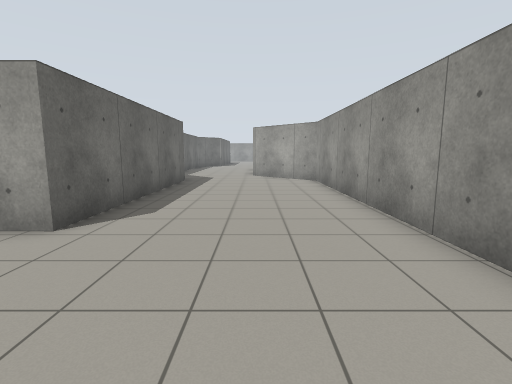
view 1 (above)

21 first-person views from a walk through a world built for the Gazebo simulator. The camera is 1.2 m above the floor, tilts 8° down and sees 85° across. The floor is counted in squares, 1 m on a side. Each view is taken from the middle of a square. On the plan, view 1 faces up. The plan holds only what a view shows up to about 12 squares ahead; the rest is blank. The place goes on beyond the plan.

view 2
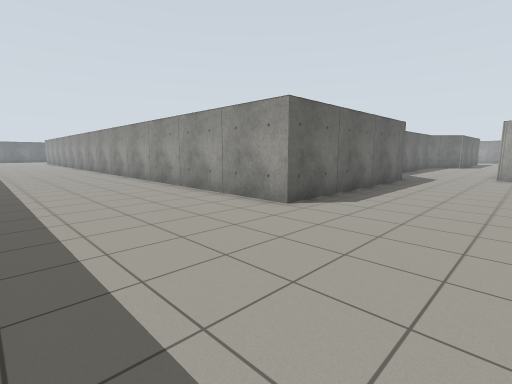

view 3
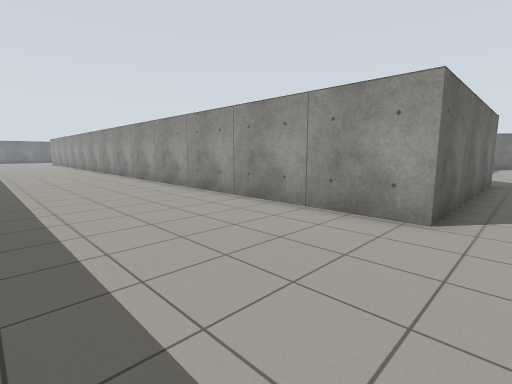

view 4
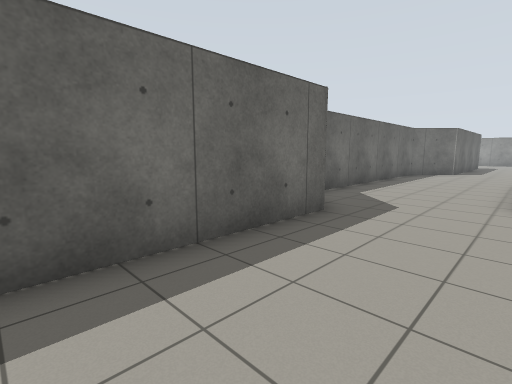

view 5
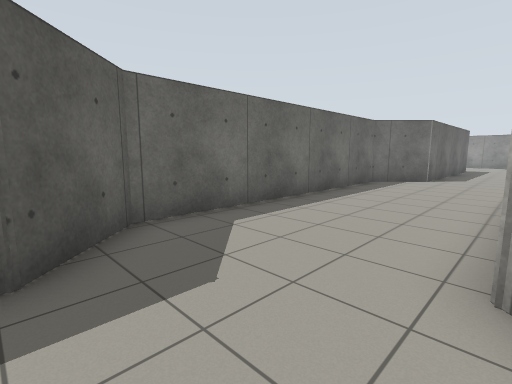

view 6
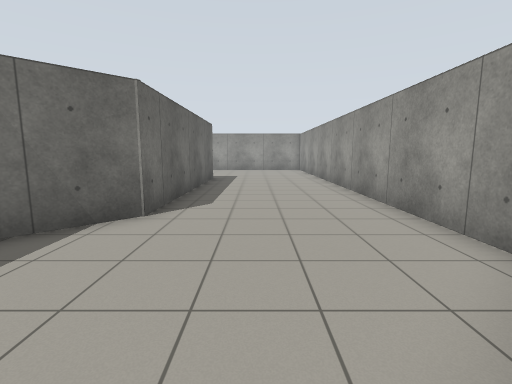

view 7
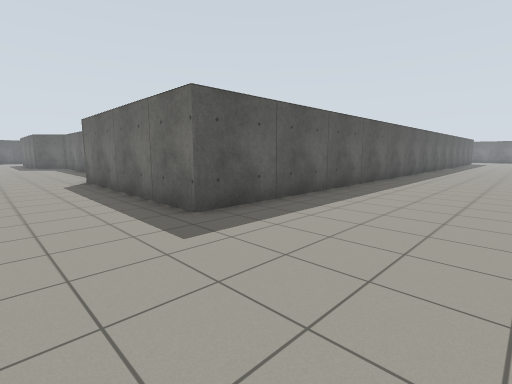

view 8
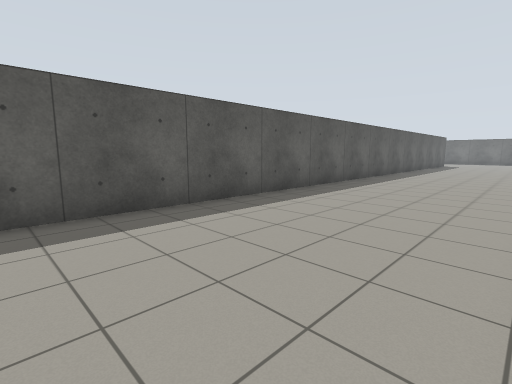

view 9
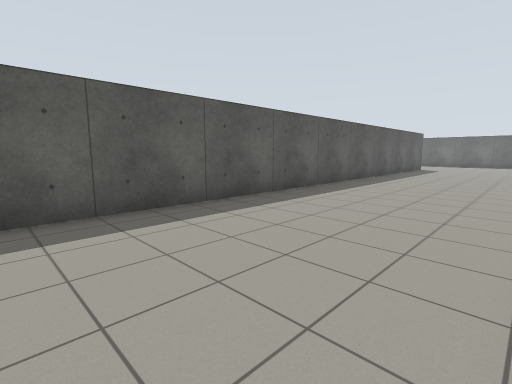

view 10
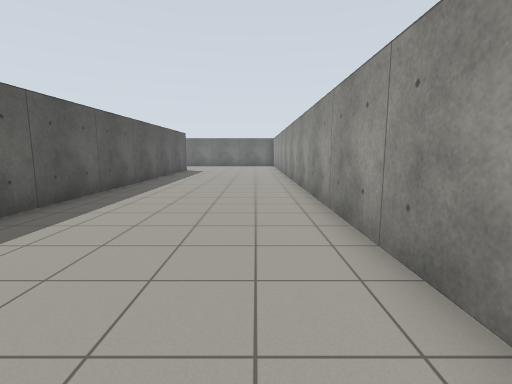

view 11
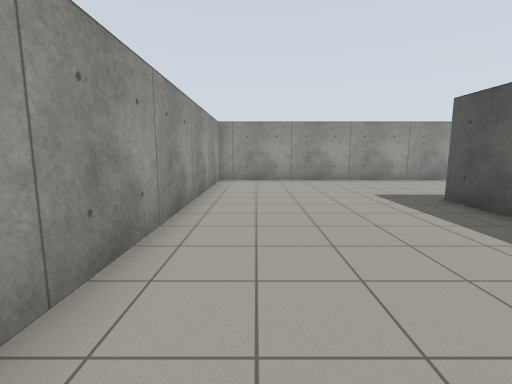

view 12
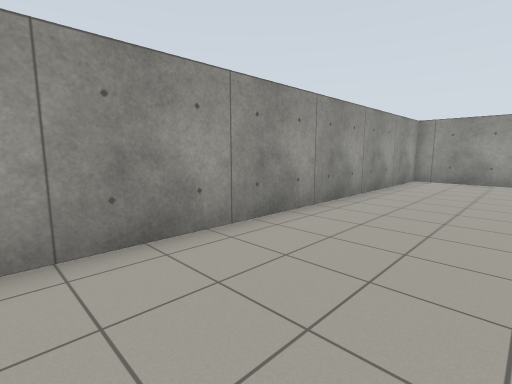

view 13
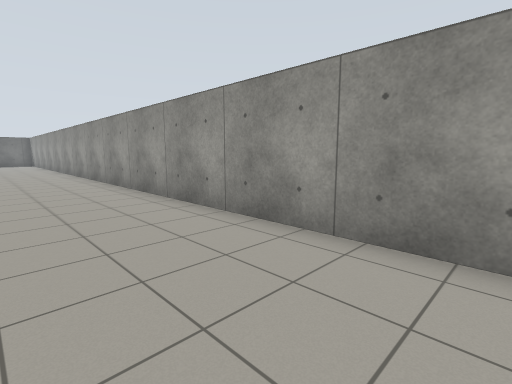

view 14
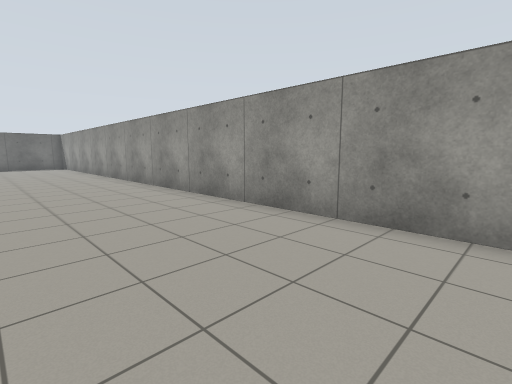

view 15
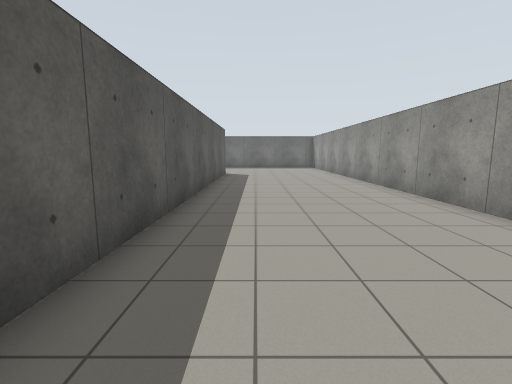

view 16
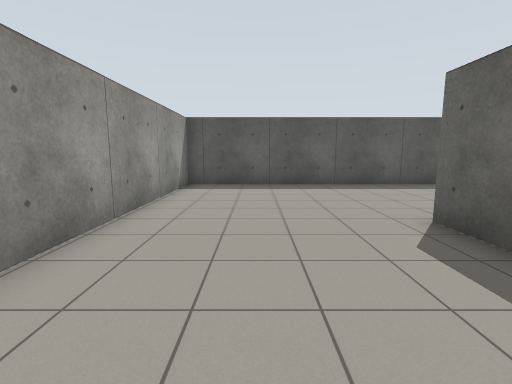

view 17
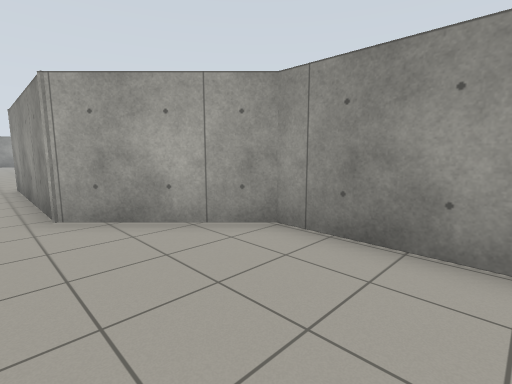

view 18
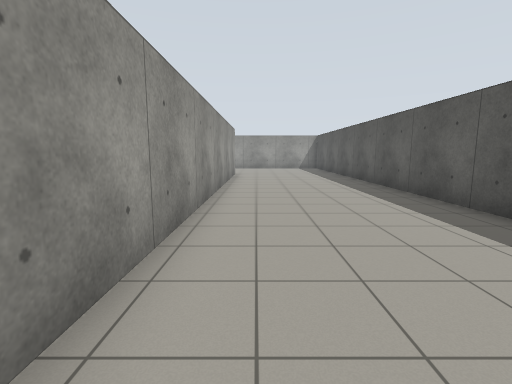

view 19
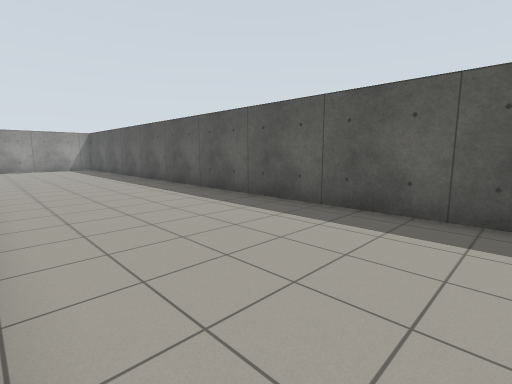

view 20
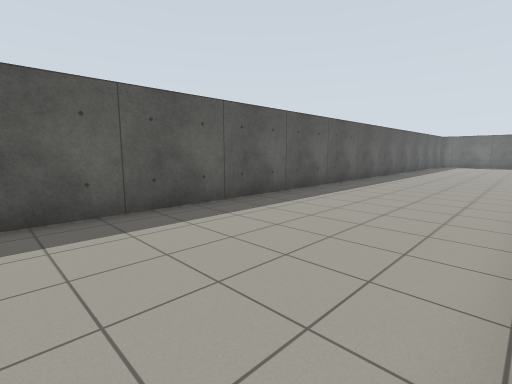

view 21
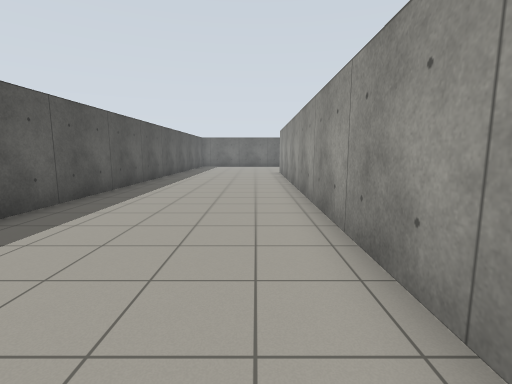

### Floor plan
Points are (right, up) in squares from view 1. A wall is a line through its corners. A room is listed if a view was taken in it or the views show most of it. See-through windows are left out.
Room 1 (views 1, 2, 3, 4, 5, 6, 7, 8, 9, 10, 11, 12, 13, 14, 15, 16, 17, 18, 19, 20, 21)
walls: (2.1, 23.1) (2.1, 39.6) (-32.3, 39.6); (-20.3, 4.3) (-31, 4.4); (-32, 33.2) (-3.1, 33.2) (-3.1, 25.2) (-4.8, 23.6) (-4.8, 13.8) (-3.1, 12.1) (-3.1, 4.2) (-17.8, 4.3); (-31.2, -1.7) (2.6, -1.7) (2.6, 12.1) (-0.1, 14.8) (-0.1, 20.5)

Where each view was taken, in squares from view 1:
view 1: 0 up, 0 right, facing up
view 2: 1 down, 1 right, facing up-left
view 3: 1 down, 2 left, facing up-left
view 4: 7 up, 0 right, facing up-left
view 5: 12 up, 0 right, facing up-left
view 6: 20 up, 1 left, facing up
view 7: 38 up, 0 right, facing down-left
view 8: 39 up, 7 left, facing down-left
view 9: 39 up, 14 left, facing down-left
view 10: 38 up, 17 left, facing left
view 11: 38 up, 10 left, facing right
view 12: 36 up, 11 left, facing up-right
view 13: 36 up, 11 left, facing up-left
view 14: 35 up, 18 left, facing up-left
view 15: 35 up, 20 left, facing left
view 16: 9 up, 0 right, facing down
view 17: 9 up, 1 left, facing up-right
view 18: 3 up, 19 left, facing right
view 19: 4 up, 19 left, facing down-right
view 20: 4 up, 16 left, facing down-left
view 21: 3 up, 19 left, facing left
